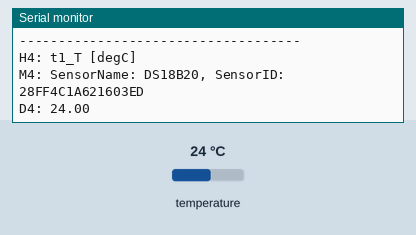
Recording of a sketch running on a simulated Arduino Uno, built with avr-gcc and run on an emulated ATmega328P. Parts: the last lines printed to the serial monitor. The test bench sets the inputs (shaded band); at power-on: temperature 24 °C.

Above: at 6.8 s.
6.9 s: temperature set to 12 °C
At 10.3 s:
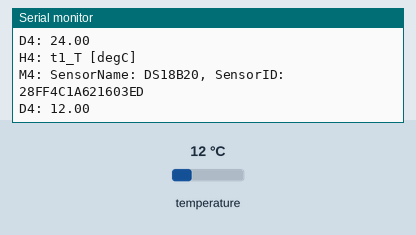
10.6 s: temperature set to 19 °C
At 12.7 s:
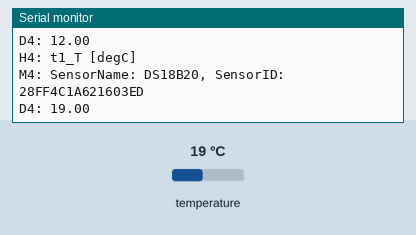
Timing chart, 0 to 14.2 s (numbered marks = the images above; inputs shaded):
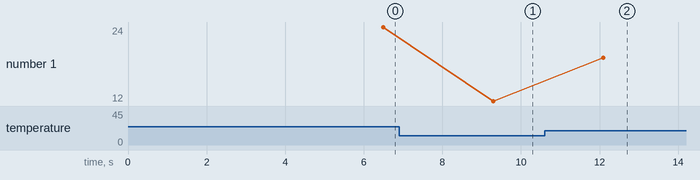

The sketch:

sketch_MARTAS_pa_ow_1_0_0.ino
```cpp
/***************************************************************************
sketch_MARTAS_onewire

DESCRIPTION
  MARTAS arduino one wire app.
  Written to be used with MARTAS
  (https://github.com/geomagpy/MARTAS)
  Based on the library example for the HMC5883 magnentometer/compass

CONNECTION
  OW to 2 (dont forget the resistance)
  GND to ground
  VCC to 5V

SERIAL OUTPUT
  Each output line consists of an identifier and data/meta info.
  (D) for data, (H) for component(s) and unit(s),
  (M) for meta like SensorID etc

  D1, H1 and M1 -> HMC5883

 ***************************************************************************/
#include <Wire.h>
#include <OneWire.h>
#include <DallasTemperature.h>

#define ONE_WIRE_BUS 2
#define ARRAYSIZE 30
String SKETCHVERSION = "1.0.0";

OneWire oneWire(ONE_WIRE_BUS);
DallasTemperature sensors(&oneWire);
String owSensors[ARRAYSIZE] = { "MySensor" };
int numberOfSensors;
int sensorNumber = 3;
float getowseconds = 10.; // sget new one wire data every xx seconds

uint16_t rawData;
float temperature;
float temperatureOW;


// DS18S20 Temperature chip i/o
//OneWire ds(10);  // on pin 10

void setup(void) {
  // start serial port
  Serial.begin(9600);
  // OW part
  Serial.println("Starting OW in 5 secs...");
  delay(5000);  //important on linux as serial port can lock up otherwise
  numberOfSensors = discoverOneWireDevices(1);
  Serial.println();
}

void displaySensorDetails(int n)
{
  Serial.println("------------------------------------");
  Serial.println("Looking for 1-Wire devices...");
  Serial.println("Found \'1-Wire\' device with address: ");
  for (int i = 0; i < n; i++)
  {
    Serial.print("OW:  "); Serial.println(owSensors[i]);
  }
  Serial.println("------------------------------------");
  Serial.println("");
  delay(500);
}

int discoverOneWireDevices(int report) {
  // Based on http://www.hacktronics.com/Tutorials/arduino-1-wire-address-finder.html
  oneWire.reset();
  oneWire.reset(); // two resets for good luck

  byte i;
  byte present = 0;
  byte data[12];
  byte addr[8];
  int count = 0;

  while(oneWire.search(addr)) {
    String owid = "";
    for( i = 0; i < 8; i++) {
      if (addr[i] < 16) {
        owid = owid + '0';
        //owaddr = owaddr +'0';
      }
      owid = owid + String(addr[i], HEX);
    }
    if ( OneWire::crc8( addr, 7) != addr[7]) {
        Serial.println("CRC is not valid!");
        return 0;
    }
    owid.toUpperCase();
    owSensors[count] = owid;
    count++;
  }
  oneWire.reset_search();
  if (getowseconds < count) {
     // update sampling rate if larger then 1 second for each sensor
    getowseconds = count;
  }
  if (report == 1) {
    displaySensorDetails(count);
  }
  return count;
}

void logDataOw(int num)
{
  String dataset =  owSensors[num];
  int val = sensorNumber+num+1;
  String did = 'D'+String(val);
  if (dataset.startsWith("28"))
  {
    temperatureOW = sensors.getTempCByIndex(num);
    if (temperatureOW > -125)
    {
        Serial.print(did);Serial.print(": "); Serial.println(temperatureOW);
    }
  }
  else if (dataset.startsWith("10"))
  {
    temperatureOW = sensors.getTempCByIndex(num);
    Serial.print(did);Serial.print(": "); Serial.println(temperatureOW);
  }
  else if (dataset.startsWith("26"))
  {
    //temperatureOW = sensors.getTempCByIndex(num);
    //Serial.print(did);Serial.print(": "); Serial.println(temperatureOW);
  }
  else
  {
  }
}

void logMetaOw(int num)
{
  String dataset =  owSensors[num];
  int val = sensorNumber+num+1;
  if (dataset.startsWith("28"))
  {
     Serial.print("H");Serial.print(val);2;Serial.println(": t1_T [degC]");
     Serial.print("M");Serial.print(val);Serial.print(": ");
     Serial.print("SensorName: "); Serial.print("DS18B20");
  }
  else if (dataset.startsWith("10"))
  {
     Serial.print("H");Serial.print(val);2;Serial.println(": t1_T [degC]");
     Serial.print("M");Serial.print(val);Serial.print(": ");
     Serial.print("SensorName: "); Serial.print("DS18S20");
  }
  else
  {
     Serial.print("H");Serial.print(val);2;Serial.println(": x_X [unknown]");
     Serial.print("M");Serial.print(val);Serial.print(": ");
     Serial.print("SensorName: "); Serial.print("UnknownSensor"); Serial.print(dataset.substring(0,1));
  }
  Serial.print(", SensorID:  ");  Serial.println(owSensors[num]);

}

void loop(void) {
  // One wire part
  int numprev = numberOfSensors;
  numberOfSensors = discoverOneWireDevices(0);
  if (numberOfSensors == 0) {
    //Serial.println("Lost all sensors: assuming read error");
    numberOfSensors = numprev;
  }
  sensors.requestTemperatures(); // Send the command to get temperatures
  for (int i = 0; i<numberOfSensors; i++)
  {
     logMetaOw(i);
     logDataOw(i);
     delay(1000);
  }
  delay(1000);
}
```

Measured:
- after the input at 6.9 s, the serial monitor: prints a new line after 2.4 s (image 1)
- after the input at 10.6 s, the serial monitor: prints a new line after 1.5 s (image 2)
- plotted number 1: 24 → 12 after the input at 6.9 s, 12 → 19 after the input at 10.6 s
